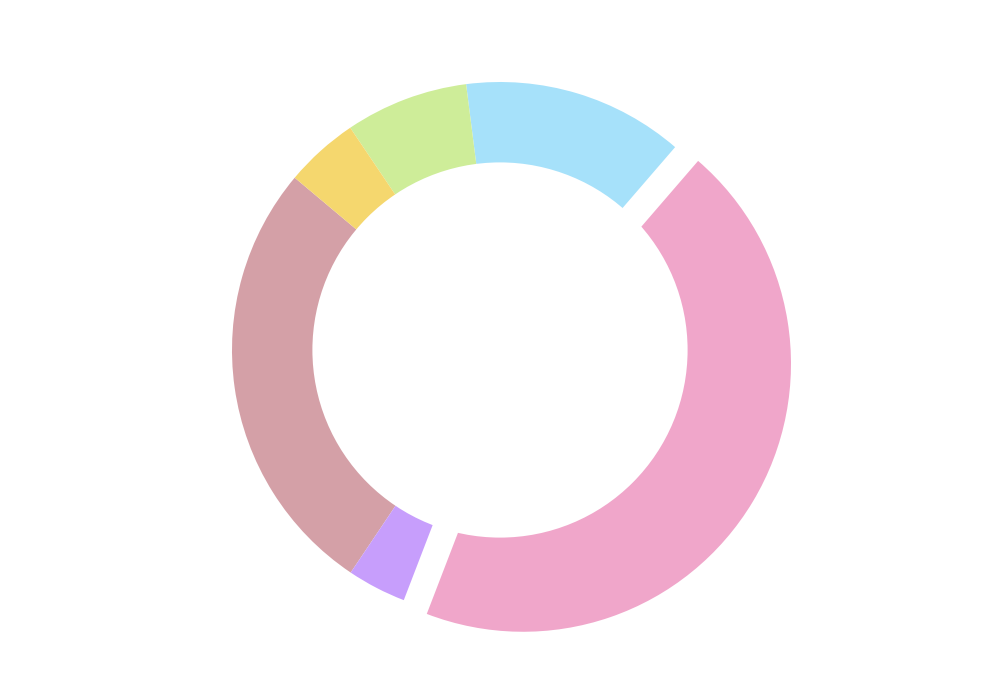

Here is the Python script that generated this plot:
import matplotlib.pyplot as plt
import numpy as np

# Species categories
species_count = [90, 12, 150, 45, 25, 15]

# Define colors with unique colors for better visualization
colors = ['#d4a0a7', '#c79efc', '#f0a6ca', '#a6e1fa', '#ceed99', '#f5d76e']

# Explode to emphasize Reptiles slice
explode = (0, 0, 0.1, 0, 0, 0)

# Create the figure and the primary subplot
fig, ax = plt.subplots(figsize=(10, 7))

# Pie Chart without labels and title
wedges, _ = ax.pie(species_count, labels=None, autopct=None, startangle=140,
                                  colors=colors, explode=explode, pctdistance=0.85)

# Add a circle at the center to transform pie chart into donut chart
centre_circle = plt.Circle((0, 0), 0.70, fc='white')
fig.gca().add_artist(centre_circle)

# Automatically adjust layout
plt.tight_layout()

# Show the plot
plt.show()
